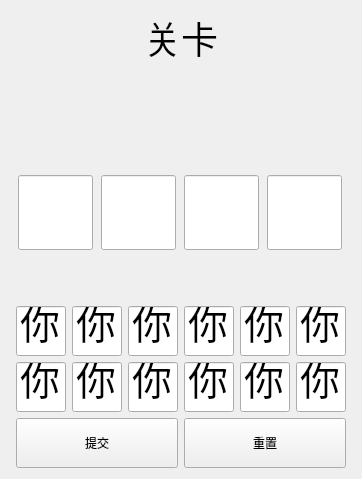
<?xml version="1.0" encoding="UTF-8"?>
<ui version="4.0">
 <class>Form</class>
 <widget class="QWidget" name="Form">
  <property name="geometry">
   <rect>
    <x>0</x>
    <y>0</y>
    <width>362</width>
    <height>479</height>
   </rect>
  </property>
  <property name="minimumSize">
   <size>
    <width>200</width>
    <height>400</height>
   </size>
  </property>
  <property name="windowTitle">
   <string>Form</string>
  </property>
  <layout class="QGridLayout" name="gridLayout">
   <item row="3" column="0">
    <layout class="QHBoxLayout" name="horizontalLayout_2">
     <property name="topMargin">
      <number>0</number>
     </property>
     <item>
      <widget class="QPushButton" name="btn">
       <property name="minimumSize">
        <size>
         <width>70</width>
         <height>50</height>
        </size>
       </property>
       <property name="text">
        <string>提交</string>
       </property>
      </widget>
     </item>
     <item>
      <widget class="QPushButton" name="btn_clear">
       <property name="minimumSize">
        <size>
         <width>30</width>
         <height>50</height>
        </size>
       </property>
       <property name="text">
        <string>重置</string>
       </property>
      </widget>
     </item>
    </layout>
   </item>
   <item row="1" column="0">
    <layout class="QVBoxLayout" name="verticalLayout">
     <property name="bottomMargin">
      <number>0</number>
     </property>
     <item>
      <widget class="QLabel" name="checkpoint">
       <property name="maximumSize">
        <size>
         <width>16777215</width>
         <height>80</height>
        </size>
       </property>
       <property name="font">
        <font>
         <pointsize>28</pointsize>
        </font>
       </property>
       <property name="lineWidth">
        <number>1</number>
       </property>
       <property name="text">
        <string>关卡</string>
       </property>
       <property name="alignment">
        <set>Qt::AlignCenter</set>
       </property>
      </widget>
     </item>
     <item>
      <widget class="QLabel" name="label">
       <property name="text">
        <string/>
       </property>
       <property name="alignment">
        <set>Qt::AlignCenter</set>
       </property>
      </widget>
     </item>
     <item>
      <layout class="QHBoxLayout" name="horizontalLayout">
       <property name="topMargin">
        <number>50</number>
       </property>
       <property name="bottomMargin">
        <number>50</number>
       </property>
       <item>
        <widget class="QLineEdit" name="word_1">
         <property name="enabled">
          <bool>true</bool>
         </property>
         <property name="minimumSize">
          <size>
           <width>75</width>
           <height>75</height>
          </size>
         </property>
         <property name="maximumSize">
          <size>
           <width>75</width>
           <height>75</height>
          </size>
         </property>
         <property name="font">
          <font>
           <family>Arial</family>
           <pointsize>48</pointsize>
          </font>
         </property>
         <property name="text">
          <string/>
         </property>
         <property name="alignment">
          <set>Qt::AlignCenter</set>
         </property>
         <property name="dragEnabled">
          <bool>false</bool>
         </property>
         <property name="readOnly">
          <bool>true</bool>
         </property>
        </widget>
       </item>
       <item>
        <widget class="QLineEdit" name="word_2">
         <property name="minimumSize">
          <size>
           <width>75</width>
           <height>75</height>
          </size>
         </property>
         <property name="maximumSize">
          <size>
           <width>75</width>
           <height>75</height>
          </size>
         </property>
         <property name="font">
          <font>
           <family>Arial</family>
           <pointsize>48</pointsize>
          </font>
         </property>
         <property name="text">
          <string/>
         </property>
         <property name="alignment">
          <set>Qt::AlignCenter</set>
         </property>
         <property name="readOnly">
          <bool>false</bool>
         </property>
        </widget>
       </item>
       <item>
        <widget class="QLineEdit" name="word_3">
         <property name="minimumSize">
          <size>
           <width>75</width>
           <height>75</height>
          </size>
         </property>
         <property name="maximumSize">
          <size>
           <width>75</width>
           <height>75</height>
          </size>
         </property>
         <property name="font">
          <font>
           <family>Arial</family>
           <pointsize>48</pointsize>
          </font>
         </property>
         <property name="text">
          <string/>
         </property>
         <property name="alignment">
          <set>Qt::AlignCenter</set>
         </property>
         <property name="readOnly">
          <bool>false</bool>
         </property>
        </widget>
       </item>
       <item>
        <widget class="QLineEdit" name="word_4">
         <property name="minimumSize">
          <size>
           <width>75</width>
           <height>75</height>
          </size>
         </property>
         <property name="maximumSize">
          <size>
           <width>75</width>
           <height>75</height>
          </size>
         </property>
         <property name="font">
          <font>
           <family>Arial</family>
           <pointsize>48</pointsize>
          </font>
         </property>
         <property name="text">
          <string/>
         </property>
         <property name="alignment">
          <set>Qt::AlignCenter</set>
         </property>
         <property name="readOnly">
          <bool>false</bool>
         </property>
        </widget>
       </item>
      </layout>
     </item>
     <item>
      <layout class="QGridLayout" name="gridLayout_2">
       <item row="0" column="4">
        <widget class="QLineEdit" name="lineEdit_5">
         <property name="minimumSize">
          <size>
           <width>50</width>
           <height>50</height>
          </size>
         </property>
         <property name="maximumSize">
          <size>
           <width>50</width>
           <height>50</height>
          </size>
         </property>
         <property name="font">
          <font>
           <family>Arial</family>
           <pointsize>30</pointsize>
          </font>
         </property>
         <property name="text">
          <string>你</string>
         </property>
         <property name="alignment">
          <set>Qt::AlignCenter</set>
         </property>
        </widget>
       </item>
       <item row="0" column="1">
        <widget class="QLineEdit" name="lineEdit_2">
         <property name="minimumSize">
          <size>
           <width>50</width>
           <height>50</height>
          </size>
         </property>
         <property name="maximumSize">
          <size>
           <width>50</width>
           <height>50</height>
          </size>
         </property>
         <property name="font">
          <font>
           <family>Arial</family>
           <pointsize>30</pointsize>
          </font>
         </property>
         <property name="text">
          <string>你</string>
         </property>
         <property name="alignment">
          <set>Qt::AlignCenter</set>
         </property>
        </widget>
       </item>
       <item row="0" column="5">
        <widget class="QLineEdit" name="lineEdit_6">
         <property name="minimumSize">
          <size>
           <width>50</width>
           <height>50</height>
          </size>
         </property>
         <property name="maximumSize">
          <size>
           <width>50</width>
           <height>50</height>
          </size>
         </property>
         <property name="font">
          <font>
           <family>Arial</family>
           <pointsize>30</pointsize>
          </font>
         </property>
         <property name="text">
          <string>你</string>
         </property>
         <property name="alignment">
          <set>Qt::AlignCenter</set>
         </property>
        </widget>
       </item>
       <item row="0" column="3">
        <widget class="QLineEdit" name="lineEdit_4">
         <property name="minimumSize">
          <size>
           <width>50</width>
           <height>50</height>
          </size>
         </property>
         <property name="maximumSize">
          <size>
           <width>50</width>
           <height>50</height>
          </size>
         </property>
         <property name="font">
          <font>
           <family>Arial</family>
           <pointsize>30</pointsize>
          </font>
         </property>
         <property name="text">
          <string>你</string>
         </property>
         <property name="alignment">
          <set>Qt::AlignCenter</set>
         </property>
        </widget>
       </item>
       <item row="0" column="0">
        <widget class="QLineEdit" name="lineEdit_1">
         <property name="minimumSize">
          <size>
           <width>50</width>
           <height>50</height>
          </size>
         </property>
         <property name="maximumSize">
          <size>
           <width>50</width>
           <height>50</height>
          </size>
         </property>
         <property name="font">
          <font>
           <family>Arial</family>
           <pointsize>30</pointsize>
          </font>
         </property>
         <property name="text">
          <string>你</string>
         </property>
         <property name="alignment">
          <set>Qt::AlignCenter</set>
         </property>
         <property name="readOnly">
          <bool>true</bool>
         </property>
        </widget>
       </item>
       <item row="0" column="2">
        <widget class="QLineEdit" name="lineEdit_3">
         <property name="minimumSize">
          <size>
           <width>50</width>
           <height>50</height>
          </size>
         </property>
         <property name="maximumSize">
          <size>
           <width>50</width>
           <height>50</height>
          </size>
         </property>
         <property name="font">
          <font>
           <family>Arial</family>
           <pointsize>30</pointsize>
          </font>
         </property>
         <property name="text">
          <string>你</string>
         </property>
         <property name="alignment">
          <set>Qt::AlignCenter</set>
         </property>
        </widget>
       </item>
       <item row="1" column="0">
        <widget class="QLineEdit" name="lineEdit_7">
         <property name="minimumSize">
          <size>
           <width>50</width>
           <height>50</height>
          </size>
         </property>
         <property name="maximumSize">
          <size>
           <width>50</width>
           <height>50</height>
          </size>
         </property>
         <property name="font">
          <font>
           <family>Arial</family>
           <pointsize>30</pointsize>
          </font>
         </property>
         <property name="text">
          <string>你</string>
         </property>
         <property name="alignment">
          <set>Qt::AlignCenter</set>
         </property>
        </widget>
       </item>
       <item row="1" column="1">
        <widget class="QLineEdit" name="lineEdit_8">
         <property name="minimumSize">
          <size>
           <width>50</width>
           <height>50</height>
          </size>
         </property>
         <property name="maximumSize">
          <size>
           <width>50</width>
           <height>50</height>
          </size>
         </property>
         <property name="font">
          <font>
           <family>Arial</family>
           <pointsize>30</pointsize>
          </font>
         </property>
         <property name="text">
          <string>你</string>
         </property>
         <property name="alignment">
          <set>Qt::AlignCenter</set>
         </property>
        </widget>
       </item>
       <item row="1" column="2">
        <widget class="QLineEdit" name="lineEdit_9">
         <property name="minimumSize">
          <size>
           <width>50</width>
           <height>50</height>
          </size>
         </property>
         <property name="maximumSize">
          <size>
           <width>50</width>
           <height>50</height>
          </size>
         </property>
         <property name="font">
          <font>
           <family>Arial</family>
           <pointsize>30</pointsize>
          </font>
         </property>
         <property name="text">
          <string>你</string>
         </property>
         <property name="alignment">
          <set>Qt::AlignCenter</set>
         </property>
        </widget>
       </item>
       <item row="1" column="3">
        <widget class="QLineEdit" name="lineEdit_10">
         <property name="minimumSize">
          <size>
           <width>50</width>
           <height>50</height>
          </size>
         </property>
         <property name="maximumSize">
          <size>
           <width>50</width>
           <height>50</height>
          </size>
         </property>
         <property name="font">
          <font>
           <family>Arial</family>
           <pointsize>30</pointsize>
          </font>
         </property>
         <property name="text">
          <string>你</string>
         </property>
         <property name="alignment">
          <set>Qt::AlignCenter</set>
         </property>
        </widget>
       </item>
       <item row="1" column="4">
        <widget class="QLineEdit" name="lineEdit_11">
         <property name="minimumSize">
          <size>
           <width>50</width>
           <height>50</height>
          </size>
         </property>
         <property name="maximumSize">
          <size>
           <width>50</width>
           <height>50</height>
          </size>
         </property>
         <property name="font">
          <font>
           <family>Arial</family>
           <pointsize>30</pointsize>
          </font>
         </property>
         <property name="text">
          <string>你</string>
         </property>
         <property name="alignment">
          <set>Qt::AlignCenter</set>
         </property>
        </widget>
       </item>
       <item row="1" column="5">
        <widget class="QLineEdit" name="lineEdit_12">
         <property name="minimumSize">
          <size>
           <width>50</width>
           <height>50</height>
          </size>
         </property>
         <property name="maximumSize">
          <size>
           <width>50</width>
           <height>50</height>
          </size>
         </property>
         <property name="font">
          <font>
           <family>Arial</family>
           <pointsize>30</pointsize>
          </font>
         </property>
         <property name="text">
          <string>你</string>
         </property>
         <property name="alignment">
          <set>Qt::AlignCenter</set>
         </property>
        </widget>
       </item>
      </layout>
     </item>
    </layout>
   </item>
  </layout>
 </widget>
 <resources/>
 <connections/>
</ui>
